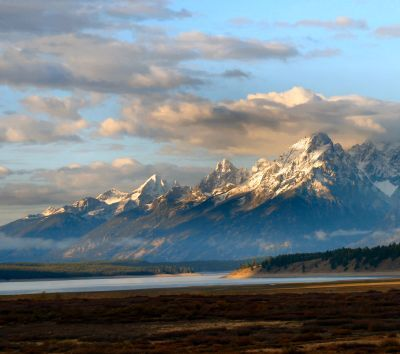
#> input picture OpenCV/assets/panorama/93540576_4fe36548e1_o(1).jpg, 400 x 354 px; its folder holds 4 pictures in this run
$ jupyter execute panorama.ipynb
#> lines starting #> are read from the running program, lines starting #| are printed output that depends on the picture
[cell 1]
import glob
import math
import numpy as np
import cv2 as cv
import matplotlib.pyplot as plt

[cell 2]
image_paths = glob.glob(r"..\..\assets\panorama\*")
print(image_paths)

images = []
for image_path in image_paths:
    temp = cv.imread(image_path)[:,:,::-1]
    images.append(temp)

num_img = len(images)
cols = 3
rows = math.ceil(num_img / cols)

plt.figure()
for i in range(0, num_img):
    plt.subplot(rows, cols, i+1)
    plt.imshow(images[i])
    plt.axis("off")
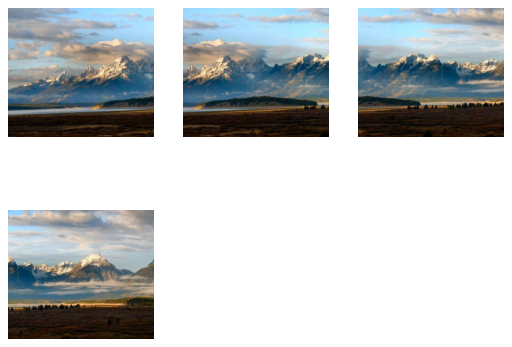
#> figure drawn by matplotlib, 4 panels

[cell 3]
stitcher = cv.Stitcher_create()
status, result = stitcher.stitch(images)
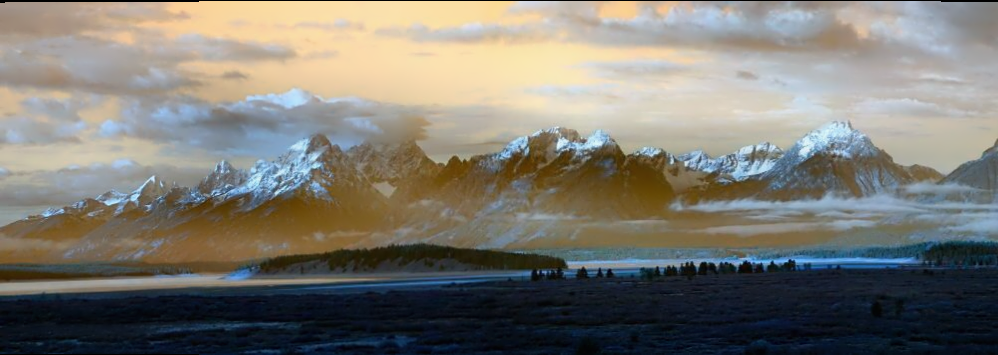
#> result: shape (355, 998, 3); mean of channels 0, 1, 2 114.2, 121.6, 123.9; drawn as B, G, R

# You may get an error status 1 if the images don't overlap enough. Try with different images.
# Successful settings: You used 400x354 images with 200px > of overlapping.
print(status)
if status == 0:
    plt.figure(figsize=[30,10])
    plt.imshow(result)
    plt.axis("off")
